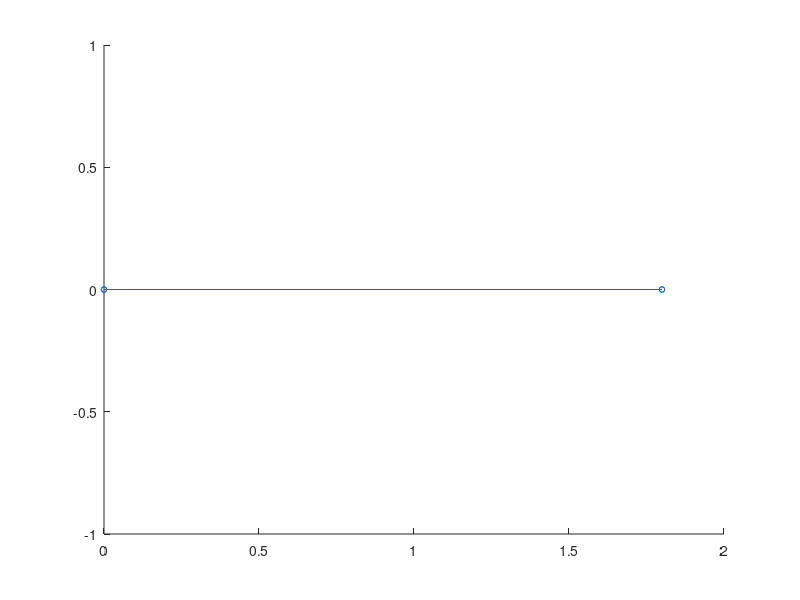

Reproduce this figure in MATLAB. (Note: this script raises an error after producing the figure.)
%Number of points, dimension, number of time steps and delta t
NP=2; dim=3; Nts=150; dt=0.1;

%Properties of string
NS=1; L=1; Ks=10; Kd=0;

%initial values
V0=[0, 0, 0; 0, 0, 0]; X0=[0, 0, 0; 1.8, 0, 0];
g=0; x_new=X0; v_new=V0; m=1;

spring_num=0;

%place the strings
for i=1:NS
    part_num=i;
    spring_num=spring_num+1;
    spring(spring_num).from=part_num;
    spring(spring_num).to=part_num+1;
    spring(spring_num).length=L;
    spring(spring_num).KS=Ks;
    spring(spring_num).KD=Kd;
end

f=zeros(NP,dim);
r=zeros(NP-1,dim);

for k=1:NP-1
      
        r(k,:)=x_new(k,:)-x_new(k+1,:);
        f(k,:)=-spring(k).KS*(norm(r(k,:))-L)*(r(k,:)/norm(r(k,:)));
        f(k+1,:)=-f(k,:);
    
end
% r=x_new(1,:)-x_new(2,:);
% f(1,:)=-spring(1).KS*(norm(r)-L)*(r/norm(r));
% f(2,:)=-f(1,:);

% f=-spring(1).KS*(norm(x_new)-L)*(x_new/norm(x_new));
    
x_old=x_new;
v_old=v_new-f*dt/2;

triang=line([x_new(:,1);x_new(1,1);x_new(end,1)],[x_new(:,2);...
    x_new(1,2);x_new(end,2)],'marker','o','markersize',4);
set(triang,'erasemode','xor');

daspect([1,1,1]);
axis([-0.1,1.9,-0.5,0.5]);
    
for i=1:Nts
    
%     f=-spring(1).KS*(norm(x_new)-L)*(x_new/norm(x_new));
    f=zeros(NP,dim);
    
    for k=1:NP-1
        
        r=zeros(NP-1,dim);
        r(k,:)=x_new(k,:)-x_new(k+1,:);
        f(k,:)=-spring(k).KS*(norm(r(k,:))-L)*(r(k,:)/norm(r(k,:)));
        f(k+1,:)=-f(k,:);
    
    end
        
    v_new=v_old+f*dt/m;
    x_new=x_old+v_new*dt;
    
    v_old=v_new;
    x_old=x_new;
    
    set(triang,'XData',[x_new(:,1);x_new(1,1);x_new(end,1)],...
        'YData',[x_new(:,2);x_new(1,2);x_new(end,2)]);
    pause(0.1);
end    
    
% for a=1:NP
%     
%     part_num=a;
%         X(part_num,1)=a*L;
%         X(part_num,2)=0;
%         X(part_num,3)=0;
%         V(part_num,1)=V0(1);
%         V(part_num,2)=0;
%         V(part_num,3)=0;
% end
